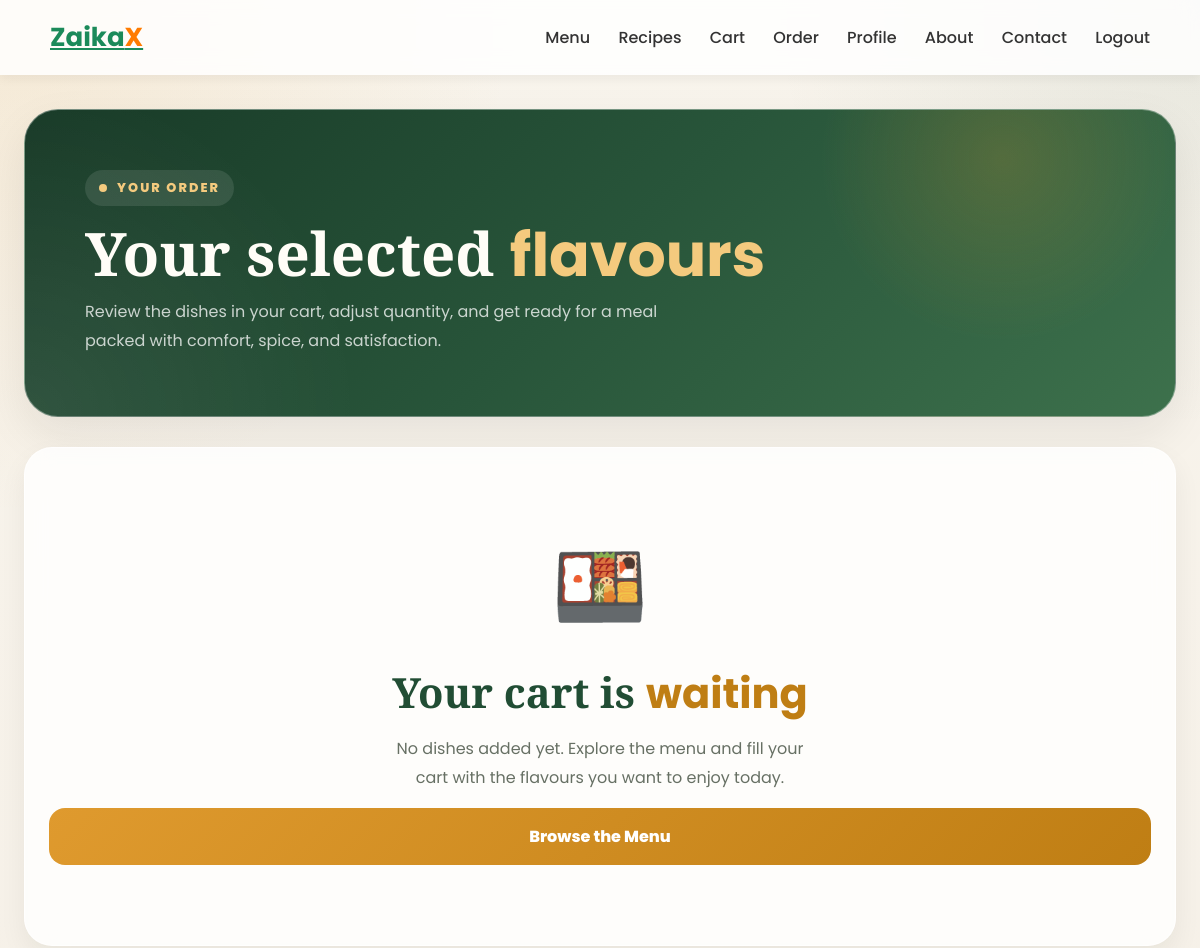
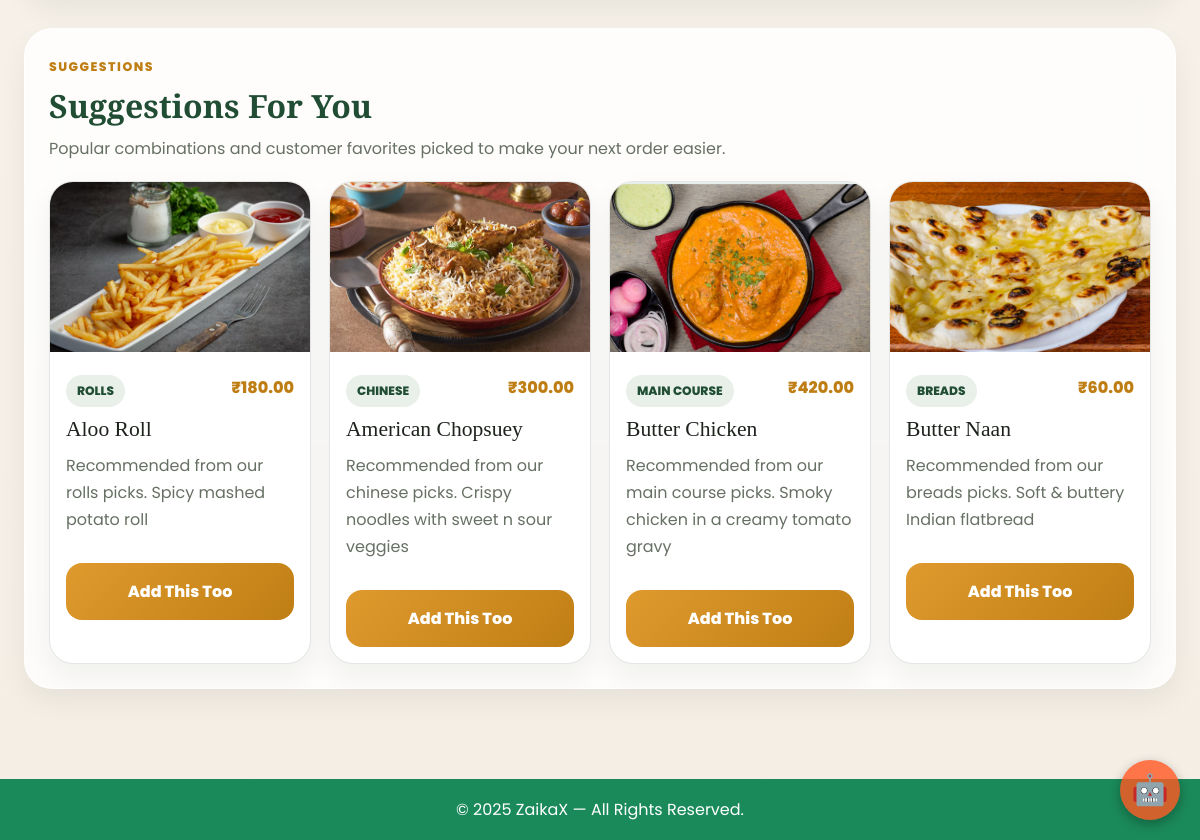
The app's page /cart/ (signed in) with its own data (2 pictures, top to bottom).
### menu/models.py (models this page shows, shortened)
class MenuItem(models.Model):
    name = models.CharField(max_length=200, unique=True)
    description = models.TextField()
    price = models.DecimalField(max_digits=7, decimal_places=2)
    category = models.CharField(max_length=50, db_index=True)
    image = models.ImageField(upload_to="menu/", blank=True, null=True)
    is_veg = models.BooleanField(default=True)
    class Meta:
        ordering = ("name",)
    @property
    def category_obj(self):
        return Category.objects.filter(slug=self.category).first()
    @property
    def category_name(self):
        category = self.category_obj
        if category:
            return category.name
        return self.category.replace("_", " ").title()

class Category(models.Model):
    name = models.CharField(max_length=100, unique=True)
    slug = models.SlugField(max_length=100, unique=True)
    icon = models.CharField(max_length=10, blank=True, default="🍽")
    display_order = models.PositiveIntegerField(default=100)
    created_at = models.DateTimeField(auto_now_add=True)
    updated_at = models.DateTimeField(auto_now=True)
    class Meta:
        ordering = ("display_order", "name")
        verbose_name_plural = "Categories"

### cart/views.py (the view)
# urls.py: path('', views.cart_view, name='cart'),
@login_required(login_url="login")
def cart_view(request):
    applied_coupon = get_coupon_from_session(request)
    pricing = build_cart_pricing(request.user, coupon=applied_coupon)
    if applied_coupon and not pricing["coupon"]:
        clear_coupon_session(request)
        applied_coupon = None
        pricing = build_cart_pricing(request.user, coupon=None)
    return render(
        request,
        "cart/cart.html",
        {
            "items": pricing["items"],
            "total": pricing["total"],
            "subtotal": pricing["subtotal"],
            "delivery_fee": pricing["delivery_fee"],
            "discount_amount": pricing["discount_amount"],
            "applied_coupon": pricing["coupon"],
            "available_coupons": get_active_coupons().distinct()[:4],
            "recommendations": get_personalized_recommendations(request.user, cart_items=pricing["items"], limit=4),
            "frequently_bought_together": get_frequently_bought_together(cart_items=pricing["items"], limit=3),
        },
    )

### cart/templates/cart/cart.html (shortened to what this page needs)
{% extends 'main/base.html' %}
{% load static %}
{% block content %}
<section class="zx-cart">
    <div class="zx-shell">
        <div class="zx-cart-hero">
            <div class="zx-cart-hero__content">
                <div class="zx-cart-hero__eyebrow">Your Order</div>
                <h1>Your selected <em>flavours</em></h1>
                <p>Review the dishes in your cart, adjust quantity, and get ready for a meal packed with comfort, spice, and satisfaction.</p>
            </div>
        </div>
        <div class="zx-cart-body">
            {% if items %}
            <div class="zx-cart-items">
                {% for cart in items %}
                <div class="zx-item-card">
                    {% if cart.item.image %}
                    <img src="{{ cart.item.image.url }}" class="zx-item-img" alt="{{ cart.item.name }}" loading="lazy" onerror="this.onerror=null;this.src='{% static 'images/default-food.svg' %}';">
                    {% else %}
                    <img src="{% static 'images/default-food.svg' %}" class="zx-item-img" alt="{{ cart.item.name }}" loading="lazy">
                    {% endif %}
                    <div class="zx-item-info">
                        <div class="zx-item-name">{{ cart.item.name }}</div>
                        <div class="zx-item-meta">&#8377;{{ cart.item.price }} per item</div>
                        <div class="zx-item-subtotal">Subtotal: &#8377;{{ cart.total_price }}</div>
                    </div>
                    <div class="zx-item-actions">
                        <div class="zx-qty-control" title="Update quantity">
                            <form method="POST" action="{% url 'update_cart_quantity' cart.item.id 'dec' %}">
                                {% csrf_token %}
                                <button type="submit" class="zx-qty-btn" aria-label="Decrease quantity">-</button>
                            </form>
                            <span class="zx-qty-value">{{ cart.quantity }}</span>
                            <form method="POST" action="{% url 'update_cart_quantity' cart.item.id 'inc' %}">
                                {% csrf_token %}
                                <button type="submit" class="zx-qty-btn" aria-label="Increase quantity">+</button>
                            </form>
                        </div>
                        <form method="POST" action="{% url 'remove_from_cart' cart.item.id %}">
                            {% csrf_token %}
                            <button type="submit" class="zx-btn-remove">Remove</button>
                        </form>
                    </div>
                </div>
                {% endfor %}
            </div>
            <div class="zx-summary">
                <div class="zx-summary-box">
                    <div class="zx-summary-label">Order Summary</div>
                    <div class="zx-summary-title">Ready for checkout?</div>
                    <div class="zx-summary-line"><span>Items</span><strong>{{ items|length }}</strong></div>
                    <div class="zx-summary-line"><span>Subtotal</span><strong>&#8377;{{ subtotal }}</strong></div>
                    <div class="zx-summary-line"><span>Delivery</span><strong>{% if delivery_fee %}&#8377;{{ delivery_fee }}{% else %}FREE{% endif %}</strong></div>
                    <div class="zx-summary-line"><span>Discount</span><strong>- &#8377;{{ discount_amount }}</strong></div>
                    <div class="zx-summary-total-row">
                        <div class="zx-summary-total-label">Grand Total</div>
                        <div class="zx-summary-total-amount">&#8377;{{ total }}</div>
                    </div>
                    <div class="zx-coupon-box">
                        {% if applied_coupon %}
                        <div class="zx-coupon-pill">
                            <span>{{ applied_coupon.code }} applied</span>
                            <form method="POST" action="{% url 'remove_coupon' %}">
                                {% csrf_token %}
                                <input type="hidden" name="next" value="cart">
                                <button type="submit" class="zx-coupon-small">Remove</button>
                            </form>
                        </div>
                        {% endif %}
                        <form method="POST" action="{% url 'apply_coupon' %}" class="zx-coupon-form">
                            {% csrf_token %}
                            <input type="hidden" name="next" value="cart">
                            <input type="text" name="coupon_code" placeholder="Enter coupon code">
                            <button type="submit" class="zx-coupon-small">Apply</button>
                        </form>
                        {% if available_coupons %}
                        <div class="zx-offers">
                            {% for coupon in available_coupons %}
                            <div class="zx-offer">
                                <strong>{{ coupon.code }} - {{ coupon.title }}</strong>
                                <span>{{ coupon.description|default:"Save on your next order." }}</span>
                            </div>
                            {% endfor %}
                        </div>
                        {% endif %}
                    </div>
                    <div class="zx-delivery-note">Free delivery on orders above &#8377;499. Estimated arrival time: 30-45 minutes.</div>
                    <a href="{% url 'checkout' %}" class="zx-btn-checkout">Proceed to Checkout</a>
                    <a href="{% url 'menu_list' %}" class="zx-continue">Continue browsing menu</a>
                    <a href="{% url 'order_history' %}" class="zx-continue">Track past orders</a>
                </div>
            </div>
            {% else %}
            <div class="zx-empty">
                <span class="zx-empty__bowl">🍱</span>
                <h2>Your cart is <em>waiting</em></h2>
                <p>No dishes added yet. Explore the menu and fill your cart with the flavours you want to enjoy today.</p>
                <a href="{% url 'menu_list' %}" class="zx-btn-browse">Browse the Menu</a>
            </div>
            {% endif %}
        </div>
        {% if recommendations.cards %}
        <div class="zx-suggest">
            <div class="zx-suggest-label">Suggestions</div>
            <h2 class="zx-suggest-title">{{ recommendations.title }}</h2>
            <p class="zx-suggest-copy">{{ recommendations.subtitle }}</p>
            <div class="zx-suggest-grid">
                {% for card in recommendations.cards %}
                <article class="zx-suggest-card">
                    {% if card.dish.image %}
                    <img src="{{ card.dish.image.url }}" class="zx-suggest-img" alt="{{ card.dish.name }}" loading="lazy" onerror="this.onerror=null;this.src='{% static 'images/default-food.svg' %}';">
                    {% else %}
                    <img src="{% static 'images/default-food.svg' %}" class="zx-suggest-img" alt="{{ card.dish.name }}" loading="lazy">
                    {% endif %}
                    <div class="zx-suggest-body">
                        <div class="zx-suggest-top">
                            <span class="zx-suggest-tag">{{ card.dish.category_name }}</span>
                            <span class="zx-suggest-price">&#8377;{{ card.dish.price }}</span>
                        </div>
                        <div class="zx-suggest-name">{{ card.dish.name }}</div>
                        <div class="zx-suggest-desc">{{ card.reason }} {{ card.dish.description|default:"Picked from real customer ordering patterns to go well with your current cart."|truncatechars:75 }}</div>
                        <a href="{% url 'add_to_cart' card.dish.id %}" class="zx-suggest-btn">Add This Too</a>
                    </div>
                </article>
                {% endfor %}
            </div>
        </div>
        {% endif %}
    </div>
</section>
{% endblock %}

### records on screen
MenuItem: dish.image (picture), dish.category_name "ROLLS", dish.price "180.00", dish.name "Aloo Roll", reason "Recommended from our rolls picks.", dish.description "Spicy mashed potato roll"
MenuItem: dish.image (picture), dish.category_name "CHINESE", dish.price "300.00", dish.name "American Chopsuey", reason "Recommended from our chinese picks.", dish.description "Crispy noodles with sweet n sour veggies"
MenuItem: dish.image (picture), dish.category_name "MAIN COURSE", dish.price "420.00", dish.name "Butter Chicken", reason "Recommended from our main course picks.", dish.description "Smoky chicken in a creamy tomato gravy"
MenuItem: dish.image (picture), dish.category_name "BREADS", dish.price "60.00", dish.name "Butter Naan", reason "Recommended from our breads picks.", dish.description "Soft & buttery Indian flatbread"

### other values on screen
{{ recommendations.title }} "Suggestions For You"
{{ recommendations.subtitle }} "Popular combinations and customer favorites picked to make your next order easier."
